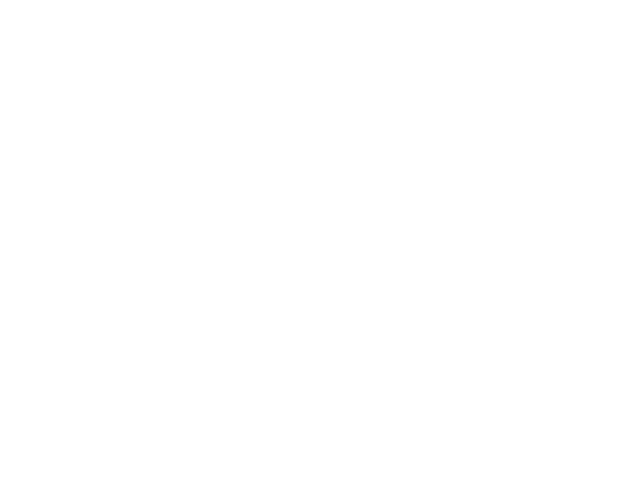
Frame 1 (no input)
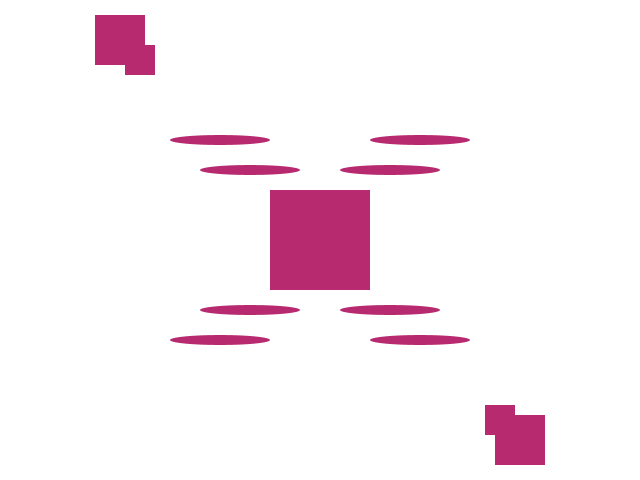
Frame 60 (the mouse pressed at the canvas centre just before this capture)
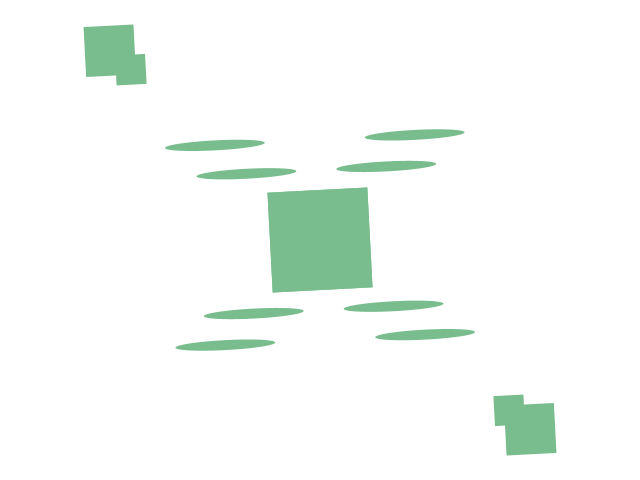
Frame 120 (the mouse held since frame 60 and released just before this capture)

The Processing sketch that drew these frames (run headless with seeded random() and noise(); from frame 60 on, the mouse is pressed at the canvas centre):

// Processing sketch: processing_55115
// ── processing_55115.pde

/* Credit: Prof. Nick Foxgieg class
Gina Kim
Interactivity in Design 
Project 2D
*/

float posX = 100;
float posY = 100;

 

 
 
float deg = 0;          //beginning degree of square
float degDelta = 0;     //min speed is 0
float degDeltaMax = 45; //max speed is 45
float degDelta1 = 4;
float degDelta2 = 8;
float degDelta3 = 12;
float degDelta4 = 16;
float degDelta5 = 20;
  
void setup(){
  size(640,480);
}
  
void draw(){
  background(255);
   
   
  //KEYPRESS ' '
  if(keyPressed){
    if(key==' '){
    posX += 5;
    posY += 5;
    }
    if(key=='c'){
      posX -=5;
      posY-=5;
    }
  }
 
   
  pushMatrix();
  translate(320,240);
  rotate(radians(deg));
  noStroke();
  rectMode(CENTER);
  smooth();
  rect(0,0,posX,posY); //long
  rect(0,0,posY,posX);
    ellipse(100,100,100,10); //oval shapes
    ellipse(-100,-100,100,10);
    ellipse(-100,100,100,10);
    ellipse(100,-100,100,10);
    ellipse(70,70,100,10);
    ellipse(-70,-70,100,10);
      rect (-180,-180,30,30);
       rect (-200,-200,50,50);
    ellipse(-70,70,100,10);
     rect (200,200,50,50); 
    ellipse(70,-70,100,10);
    rect (180,180,30,30);
   
     
  //quad(206,172,315,382,387,140,348,63);
  fill(#B72A6F);
  popMatrix();
  
  //CLICK
  if(mousePressed){
    if(degDelta<degDeltaMax){   //if speed is less than the max (10)
      degDelta += 0.1;          //then speed increases by 1
    }
    else if(degDelta>degDeltaMax){ //when speed reaches max of 10, it will remain the max
      degDelta=degDeltaMax;
      fill(200,399,10);     
    }  
     //red
      if(degDelta>degDelta5){
      fill(206,69,69);
      }
     //purple
      if(degDelta<degDelta5){
      fill(206,200,210);
    }
     //darker yellow
      if(degDelta<degDelta4){
      fill(214,81,19);
    }
      //turquoise
      if(degDelta<degDelta1){
      fill(10,163,136);
    }
     //darkgreen
      if(degDelta<degDelta2){
      fill(121,189,143);
    } 
    
  }
     
     
   
   
   
   
   
   
//After Click


  else{
    if(degDelta>0){     //when speed is greater than 0 (this wont be realized til the mouse has stopped pressing)
      degDelta -= 0.1;  //then decrease speed by 1
    }
    else if (degDelta<0){ //and when speed reaches 0, stay at 0
      degDelta=0;
    }
       
     
      if(degDelta>degDelta2){
      fill(10,299,29); //darkgreen
    } 
       
      if(degDelta>degDelta3){
      fill(200,140,100);//lightgreen
    }
      

      if(degDelta>degDelta4){
      fill(214,81,19);  //orange
    }
    
  }
   
   
 
  
  deg += degDelta;
  println(degDelta);
}
